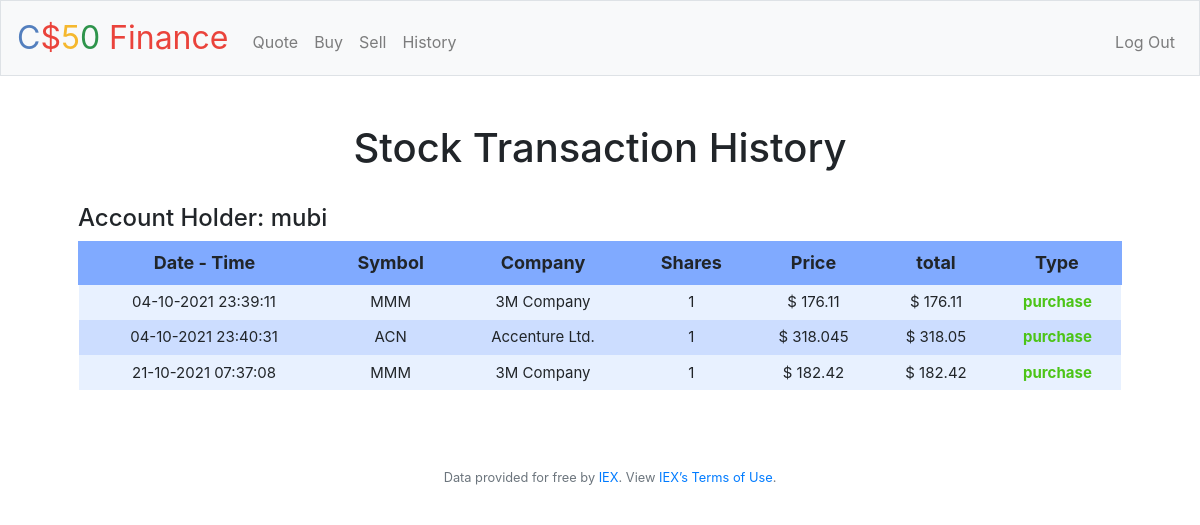
The app's page /history (signed in) with its own data.
### tables this page shows
CREATE TABLE users (id INTEGER, username TEXT NOT NULL, hash TEXT NOT NULL, cash NUMERIC NOT NULL DEFAULT 10000.00, PRIMARY KEY(id));

CREATE TABLE purchases (id INTEGER, user_id INTEGER, timestamp TIMESTAMP, buyer TEXT, company TEXT, symbol TEXT, shares INTEGER, price INTEGER, total INTEGER, PRIMARY KEY(id));

### application.py (the view)
@app.route("/history")
@login_required
def history():
    id = session["user_id"]
    nam = db.execute("SELECT username FROM users WHERE id=?", id)
    name = nam[0]["username"]
    rows = db.execute("SELECT timestamp, symbol,company, shares, price, total, 'purchase' AS type FROM purchases UNION ALL SELECT timestamp, symbol, company, shares, price, total, 'sale' FROM sales WHERE user_id = ? ORDER BY timestamp", id)
    return render_template("history.html", rows=rows, name=name )
    return apology("something wrong happen")

### application.py (called while the page is built)
@app.after_request
def after_request(response):
    response.headers["Cache-Control"] = "no-cache, no-store, must-revalidate"
    response.headers["Expires"] = 0
    response.headers["Pragma"] = "no-cache"
    return response

### helpers.py (called while the page is built)
def login_required(f):
    @wraps(f)
    def decorated_function(*args, **kwargs):
        if session.get("user_id") is None:
            return redirect("/login")
        return f(*args, **kwargs)
    return decorated_function

### templates/history.html (shortened to what this page needs)
{% extends "layout.html" %}
{% block main %}
    <H1><center>Stock Transaction History</center></H1>
    <br>
    <H4 style="text-align:left;"> Account Holder: {{name}}</H4>
    <table id="table_id" class="stick-header">
        <thead>
            <tr>
                <th>Date - Time</th>
                <th>Symbol</th>
                <th>Company</th>
                <th>Shares</th>
                <th>Price</th>
                <th>total</th>
                <th>Type</th>
            </tr>
        </thead>
        <tbody>
            {% for row in rows %}
            <tr>
                <td>{{row.timestamp}}</td>
                <td>{{row.symbol}}</td>
                <td>{{row.company}}</td>
                <td>{{row.shares}}</td>
                <td>$ {{row.price}}</td>
                <td>$ {{row.total}}</td>
                <td class="type" style="color: #4CC417;"><b>{{row.type}}</b></td>
            </tr>
            {% endfor %}
        </tbody>
    </table>
{% endblock %}

### templates/layout.html (shortened to what this page needs)
<!DOCTYPE html>
<html lang="en">
    <head>
        <link rel="stylesheet" href="https://cdn.jsdelivr.net/npm/bootstrap@4.5.3/dist/css/bootstrap.min.css">
        <link href="/static/styles.css" rel="stylesheet">
    </head>
    <body>
        <nav class="navbar navbar-expand-md navbar-light bg-light border">
            <a class="navbar-brand" href="/"><span class="blue">C</span><span class="red">$</span><span class="yellow">5</span><span class="green">0</span> <span class="red">Finance</span></a>
            <div class="collapse navbar-collapse" id="navbar">
                {% if session.user_id %}
                    <ul class="navbar-nav mr-auto mt-2">
                        <li class="nav-item"><a class="nav-link" href="/quote">Quote</a></li>
                        <li class="nav-item"><a class="nav-link" href="/buy">Buy</a></li>
                        <li class="nav-item"><a class="nav-link" href="/sell">Sell</a></li>
                        <li class="nav-item"><a class="nav-link" href="/history">History</a></li>
                    </ul>
                    <ul class="navbar-nav ml-auto mt-2">
                        <li class="nav-item"><a class="nav-link" href="/logout">Log Out</a></li>
                    </ul>
                {% else %}
                    <ul class="navbar-nav ml-auto mt-2">
                        <li class="nav-item"><a class="nav-link" href="/register">Register</a></li>
                        <li class="nav-item"><a class="nav-link" href="/login">Log In</a></li>
                    </ul>
                {% endif %}
            </div>
        </nav>
        <main class="container p-5">
            {% block main %}{% endblock %}
        </main>
        <footer class="small text-center text-muted foot">
            Data provided for free by <a href="https://iextrading.com/developer">IEX</a>. View <a href="https://iextrading.com/api-exhibit-a/">IEX’s Terms of Use</a>.
        </footer>
    </body>
</html>

### static/styles.css (style rules this page uses)
nav .navbar-brand { font-size: xx-large; }
nav .navbar-brand .blue { color: #537fbe; }
nav .navbar-brand .red { color: #ea433b; }
nav .navbar-brand .yellow { color: #f5b82e; }
nav .navbar-brand .green { color: #2e944b; }
main { overflow-x: auto; text-align: center; }
table { background-color: transparent; width: 100%; }
table th { padding: 0.4rem; vertical-align: middle; font-size: 18px; }
table td { padding: 0.4rem; vertical-align: middle; font-size: 15px; }
thead { background-color: #80aaff; border:2px solid #80aaff; }
tbody tr:nth-of-type(odd) { background-color: rgb(179, 208, 255, 0.3); }
tbody tr:nth-of-type(even) { background-color: #ccddff; }
footer.foot { width:100%; padding:10px; background-color:white; position:relative; top: 10px; margin:10px; }

### records on screen
users: username "mubi"
purchases: timestamp "04-10-2021 23:39:11", symbol "MMM", company "3M Company", shares "1", price "176.11", total "176.11", type "purchase"
purchases: timestamp "04-10-2021 23:40:31", symbol "ACN", company "Accenture Ltd.", shares "1", price "318.045", total "318.05", type "purchase"
purchases: timestamp "21-10-2021 07:37:08", symbol "MMM", company "3M Company", shares "1", price "182.42", total "182.42", type "purchase"
